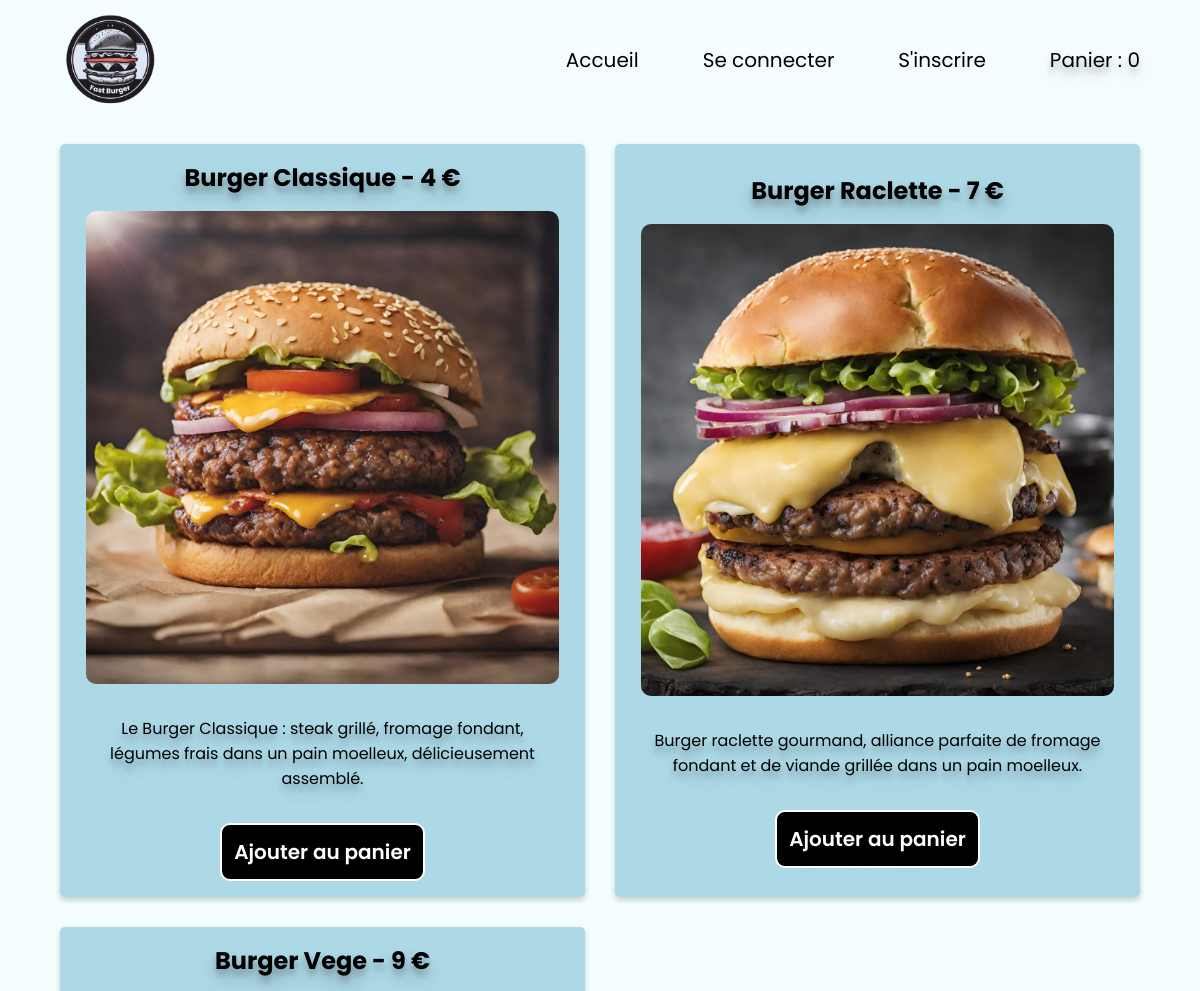
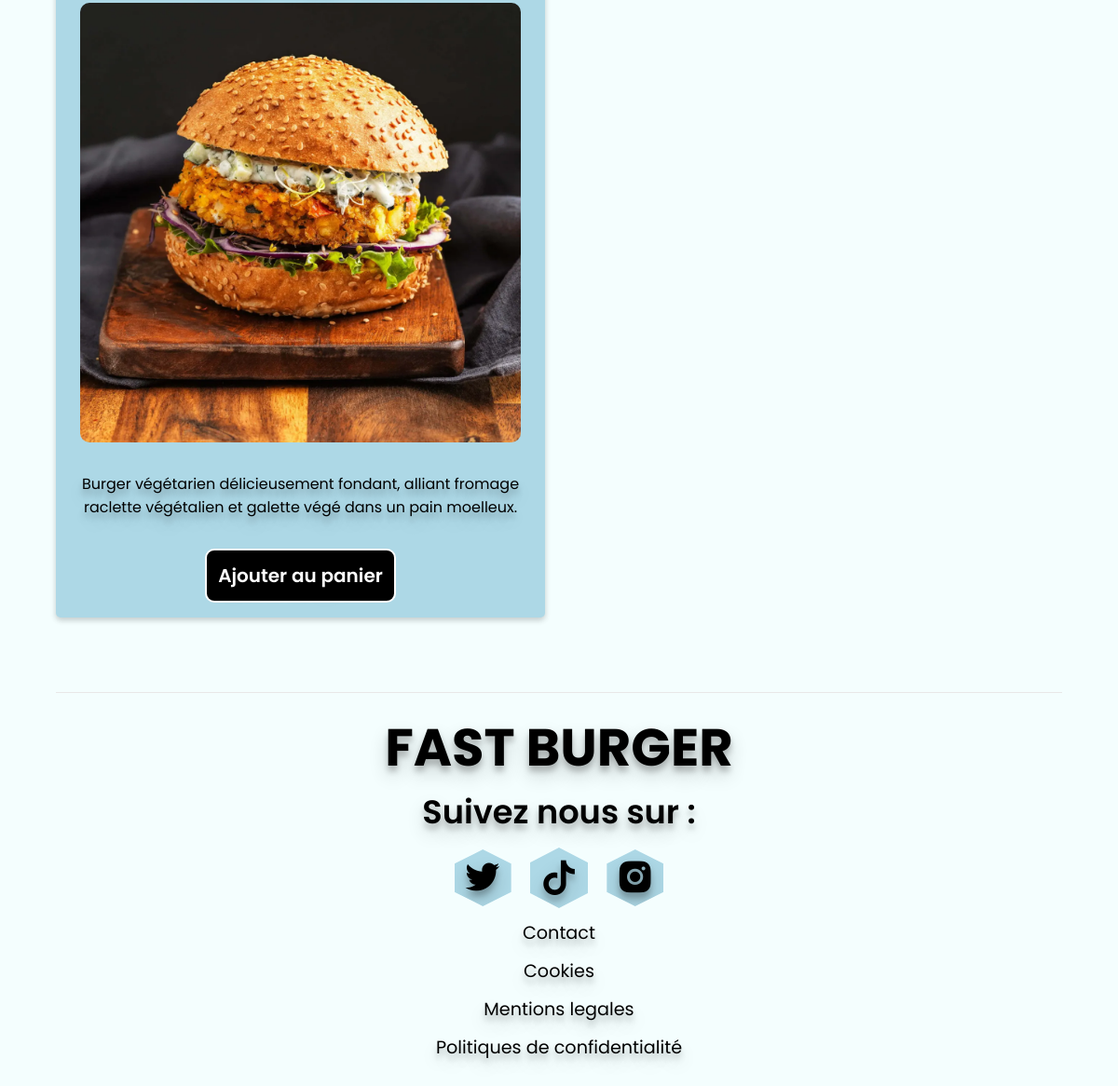
/?page=product&category_id=1, run on the app's committed database (2 pictures, top to bottom).
### tables this page shows
CREATE TABLE IF NOT EXISTS `produits` (
  `id` int NOT NULL AUTO_INCREMENT,
  `name` varchar(255) NOT NULL,
  `prix` int NOT NULL,
  `image` varchar(255) DEFAULT NULL,
  `description` varchar(255) NOT NULL,
  `quantité` int NOT NULL,
  `category_id` int NOT NULL,
  PRIMARY KEY (`id`),
  KEY `produits_categories_id_foreign` (`category_id`)
);

### index.php (called while the page is built, shortened)
<?php
require 'views/layout.php';

### controllers/product_controller.php (called while the page is built)
<?php
$query = "SELECT * FROM produits WHERE category_id =:category_id";
$response = $bdd->prepare($query);
$response->execute([
    ':category_id' => $_GET['category_id']
]);
$produits = $response->fetchAll();
include 'views/product.php';

### views/product.php (the view)
<section>
    <div class="categorieContainerProduct">
        <?php
        foreach ($produits as $data) {
        ?>
            <div class="cardContainer">
                <h2><?= $data['name'] ?> - <?= $data['prix'] ?> €</h2>
                <img src="<?= PATH_IMAGE . $data['image'] ?>" alt="<?= $data['name'] ?>">
                <p><?= $data['description'] ?> </p>
                <button class='addPanierButton button' onclick="addToCart(<?= $data['id'] ?>)">Ajouter au panier</button>
            </div>
        <?php } ?>
    </div>
</section>

### views/layout.php (shortened to what this page needs)
<!DOCTYPE html>
<html lang="fr">
<head>
    <link rel="stylesheet" href="./assets/style.css">
    <link href="https://cdnjs.cloudflare.com/ajax/libs/toastr.js/latest/toastr.css" rel="stylesheet" />
    <link href='https://unpkg.com/boxicons@2.1.4/css/boxicons.min.css' rel='stylesheet'>
    <link href="https://cdn.jsdelivr.net/npm/remixicon@4.2.0/fonts/remixicon.css" rel="stylesheet" />
</head>
<body>
    <?php
    require 'include/header.php';
    ?>
    <main>
        <?php require './controllers/' . $route . '_controller.php'; ?>
    </main>
    <?php
    require 'include/footer.php';
    ?>
</body>
</html>

### include/header.php (shortened to what this page needs)
<?php
$totalQuantity = 0;
?>
<header class="header">
    <div class="containerHeader">
        <a href="?page=home"><img src="./assets/img/logo1.png" class="logoHeader" alt=""></a>
        <nav>
            <div class="nav__menu" id="nav-menu">
                <ul class="nav__list">
                    <li>
                        <a href="?page=home" class="nav__link">
                            Accueil
                        </a>
                    </li>
                    <?php if (isset($_SESSION['isLog']) && $_SESSION['isLog'] === true) {
                        if (isset($_SESSION['isAdmin']) && $_SESSION['isAdmin'] === true) { ?>
                            <li>
                                <a href="?page=dashboard" class="nav__link">
                                    Dashboard
                                </a>
                            </li>
                        <?php } ?>
                        <li>
                            <a href="?page=login&action=logout" class="nav__link">
                                Se déconnecter
                            </a>
                        </li>
                    <?php } else { ?>
                        <li>
                            <a href="?page=login" class="nav__link">
                                Se connecter
                            </a>
                        </li>
                        <li>
                            <a href="?page=register" class="nav__link">
                                S'inscrire
                            </a>
                        </li>
                    <?php } ?>
                    <li>
                        <a href="?page=panier" class="nav__link" id="nav__link">
                            <div id="">Panier : <span id="nombreArticle1"><?= '<span id="nombreArticle">' . $totalQuantity . '</span>'; ?></span></div>
                        </a>
                    </li>
                </ul>
            </div>
        </nav>
    </div>
</header>

### include/footer.php
<footer class="footer">
  <div class="footerLine"></div>
  <div class="footer__container">
    <div>
      <h1 class="footer__title">FAST BURGER</span></h1>
      <h2>Suivez nous sur :</h2>
    </div>
    <div class="footer__social">
      <a href="" class="footer__social-link">
        <i class='bx bxl-twitter'></i>
      </a>
      <a href="" class="footer__social-link">
        <i class="ri-tiktok-fill"></i>
      </a>
      <a href="" class="footer__social-link">
        <i class='bx bxl-instagram-alt'></i>
      </a>
    </div>
    <div class="footer__copy">
      <p>Contact</p>
      <p>Cookies</p>
      <p>Mentions legales</p>
      <p>Politiques de confidentialité</p>
    </div>
  </div>
</footer>

### data on the page
produits: name "Burger Classique", prix "4", image (picture), description "Le Burger Classique : steak grillé, fromage fondant, légumes frais dans un pain moelleux, délicieusement assemblé."
produits: name "Burger Raclette", prix "7", image (picture), description "Burger raclette gourmand, alliance parfaite de fromage fondant et de viande grillée dans un pain moelleux."
produits: name "Burger Vege", prix "9", image (picture), description "Burger végétarien délicieusement fondant, alliant fromage raclette végétalien et galette végé dans un pain moelleux."

### other printed values
$totalQuantity "0"
